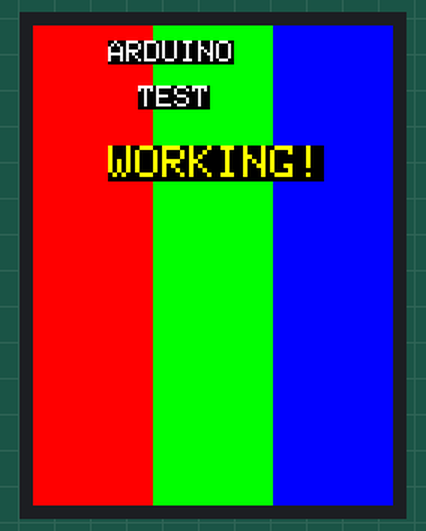
This sketch was run on a simulated ESP32. Shown: 240×320 colour display. What the sketch prints to the serial monitor is not drawn.

Above: at 2.4 s.

The sketch:

display_test.ino
```cpp
#include <TFT_eSPI.h>

TFT_eSPI tft = TFT_eSPI();

void setup() {
  Serial.begin(115200);
  delay(2000);

  Serial.println("=== Arduino IDE Display Test ===");

  // Turn backlight on
  pinMode(21, OUTPUT);
  digitalWrite(21, HIGH);

  // Initialize display
  tft.init();
  tft.setRotation(0);

  Serial.printf("Display: %dx%d\n", tft.width(), tft.height());

  // Clear screen
  tft.fillScreen(TFT_BLACK);

  // Draw test pattern
  tft.fillRect(0, 0, 80, 320, TFT_RED);
  tft.fillRect(80, 0, 80, 320, TFT_GREEN);
  tft.fillRect(160, 0, 80, 320, TFT_BLUE);

  // Add text
  tft.setTextColor(TFT_WHITE, TFT_BLACK);
  tft.setTextSize(2);
  tft.drawString("ARDUINO", 50, 10);
  tft.drawString("TEST", 70, 40);

  tft.setTextColor(TFT_YELLOW, TFT_BLACK);
  tft.setTextSize(3);
  tft.drawString("WORKING!", 50, 80);

  Serial.println("Test completed!");
}

void loop() {
  // Blink LED
  static bool led = false;
  led = !led;
  digitalWrite(2, led);

  delay(1000);
}
```
